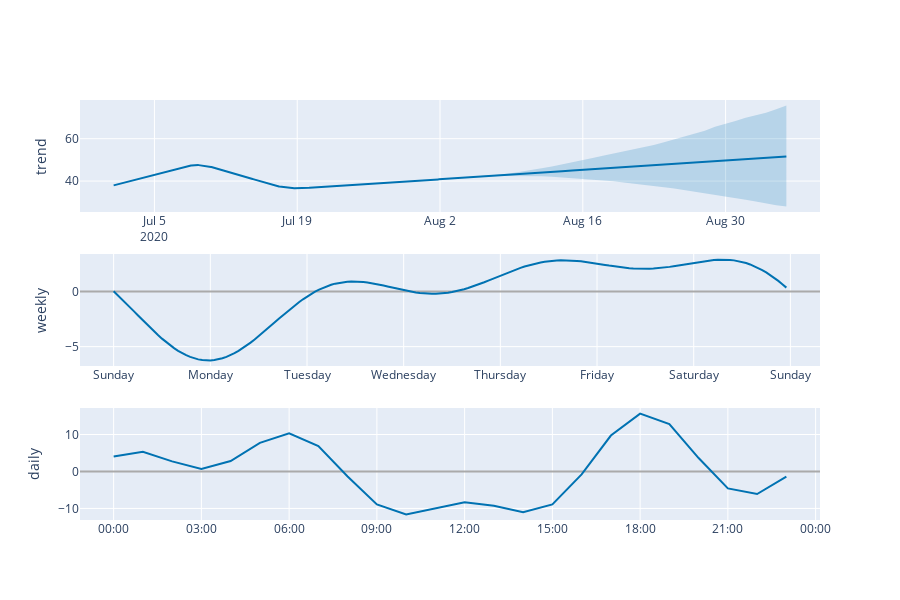

This figure's notebook cell:
### Code cell
from fbprophet.plot import plot_plotly, plot_components_plotly

plot_components_plotly(model, forecast)

### Figure 1 — Plotly figure (JSON) as saved in the notebook; plotly's stock layout.template omitted (floating-point values rounded to 4 significant figures; data arrays with more than 128 entries replaced by an {"elided": "..."} marker saying what was removed)
{"data": [{"line": {"color": "#0072B2", "width": 2}, "mode": "lines", "name": "trend", "type": "scatter", "x": {"elided": "894 str values"}, "xaxis": "x", "y": {"elided": "894 float values"}, "yaxis": "y"}, {"line": {"color": "rgba(0, 114, 178, 0.2)", "width": 0}, "mode": "lines", "name": "trend_upper", "type": "scatter", "x": {"elided": "894 str values"}, "xaxis": "x", "y": {"elided": "894 float values"}, "yaxis": "y"}, {"fill": "tonexty", "fillcolor": "rgba(0, 114, 178, 0.2)", "line": {"color": "rgba(0, 114, 178, 0.2)", "width": 0}, "mode": "lines", "name": "trend_lower", "type": "scatter", "x": {"elided": "894 str values"}, "xaxis": "x", "y": {"elided": "894 float values"}, "yaxis": "y"}, {"line": {"color": "#0072B2", "width": 2}, "mode": "lines", "name": "weekly", "type": "scatter", "x": {"elided": "168 str values"}, "xaxis": "x2", "y": {"elided": "168 float values"}, "yaxis": "y2"}, {"line": {"color": "#0072B2", "width": 2}, "mode": "lines", "name": "daily", "type": "scatter", "x": ["2017-01-01T00:00:00", "2017-01-01T01:00:00", "2017-01-01T02:00:00", "2017-01-01T03:00:00", "2017-01-01T04:00:00", "2017-01-01T05:00:00", "2017-01-01T06:00:00", "2017-01-01T07:00:00", "2017-01-01T08:00:00", "2017-01-01T09:00:00", "2017-01-01T10:00:00", "2017-01-01T11:00:00", "2017-01-01T12:00:00", "2017-01-01T13:00:00", "2017-01-01T14:00:00", "2017-01-01T15:00:00", "2017-01-01T16:00:00", "2017-01-01T17:00:00", "2017-01-01T18:00:00", "2017-01-01T19:00:00", "2017-01-01T20:00:00", "2017-01-01T21:00:00", "2017-01-01T22:00:00", "2017-01-01T23:00:00"], "xaxis": "x3", "y": [4.044, 5.337, 2.733, 0.7007, 2.815, 7.735, 10.34, 6.848, -1.352, -8.916, -11.61, -10.05, -8.346, -9.289, -11.02, -8.901, -0.7929, 9.71, 15.65, 12.79, 3.632, -4.577, -6.097, -1.393], "yaxis": "y3"}], "layout": {"height": 600, "showlegend": false, "width": 900, "xaxis": {"anchor": "y", "domain": [0, 1], "range": ["2020-06-27T16:51:00", "2020-09-08T06:09:00"], "type": "date"}, "xaxis2": {"anchor": "y2", "domain": [0, 1], "range": ["2016-12-31T15:39:00", "2017-01-08T07:21:00"], "tickformat": "%A", "type": "date"}, "xaxis3": {"anchor": "y3", "domain": [0, 1], "range": ["2016-12-31T22:51:00", "2017-01-02T00:09:00"], "tickformat": "%H:%M", "type": "date"}, "yaxis": {"anchor": "x", "domain": [0.7333, 1], "rangemode": "normal", "title": {"text": "trend"}, "zerolinecolor": "#AAA"}, "yaxis2": {"anchor": "x2", "domain": [0.3667, 0.6333], "title": {"text": "weekly"}, "zerolinecolor": "#AAA"}, "yaxis3": {"anchor": "x3", "domain": [0, 0.2667], "title": {"text": "daily"}, "zerolinecolor": "#AAA"}}}
